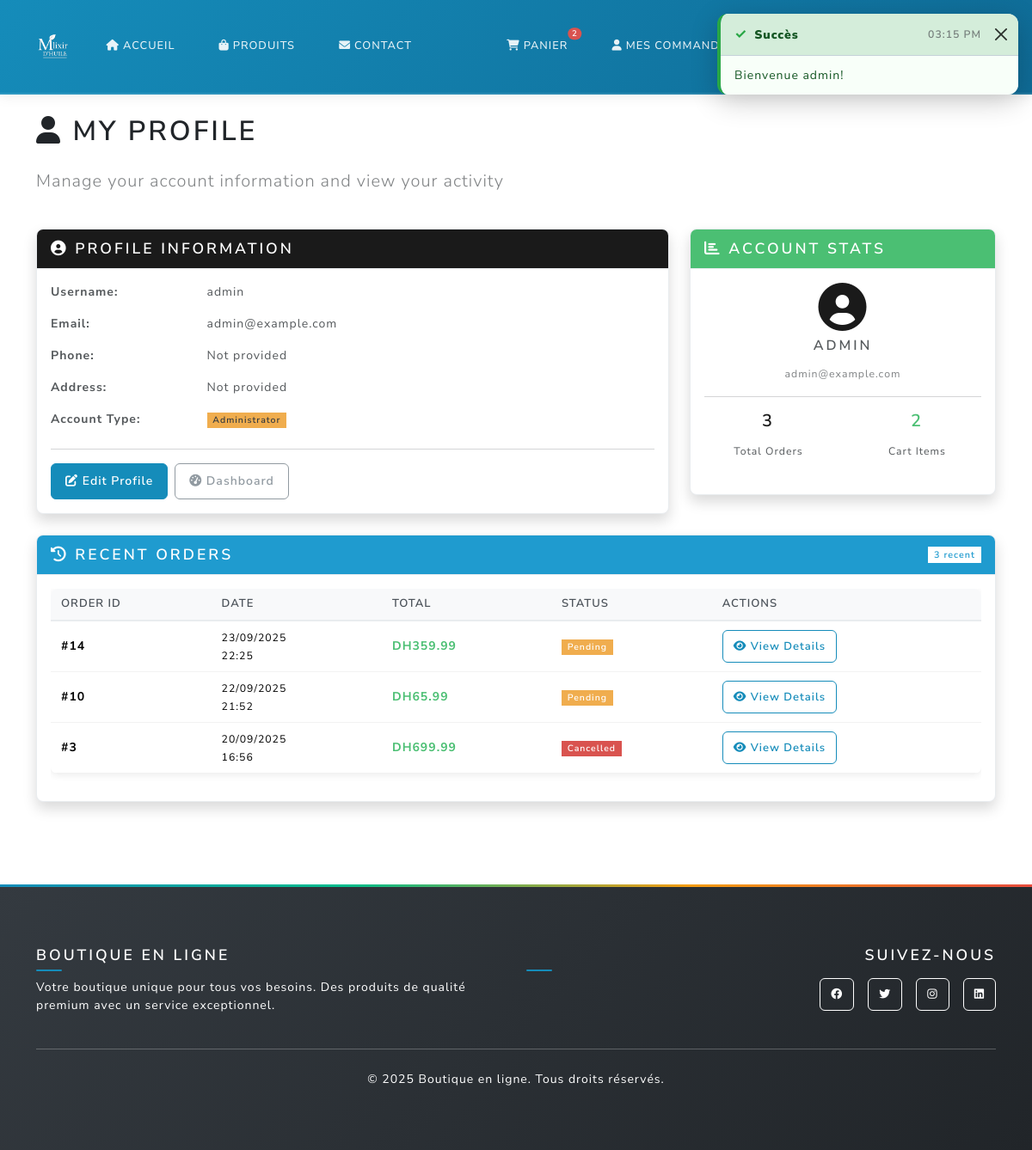
The app's page /profile (signed in), older data.
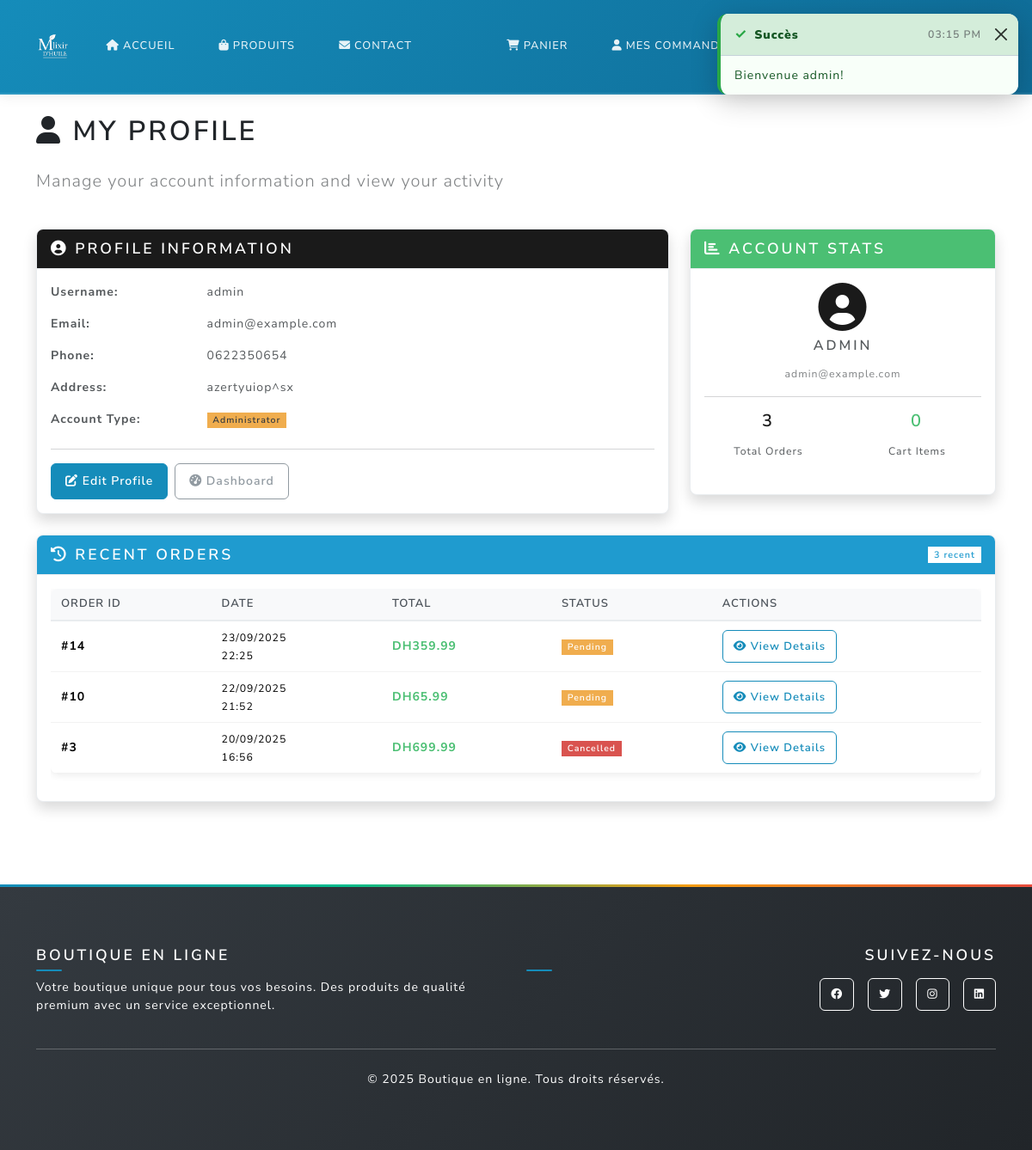
The same page, newer data.
### main.py (models this page shows)
class User(UserMixin, db.Model):
    id = db.Column(db.Integer, primary_key=True)
    username = db.Column(db.String(80), unique=True, nullable=False)
    email = db.Column(db.String(120), unique=True, nullable=False)
    password_hash = db.Column(db.String(120), nullable=False)
    phone = db.Column(db.String(20), nullable=True)
    address = db.Column(db.Text, nullable=True)
    is_admin = db.Column(db.Boolean, default=False)
    orders = db.relationship('Order', backref='user', lazy=True)

### main.py (the view)
@app.route('/profile')
@login_required
def profile():
    orders_count = Order.query.filter_by(user_id=current_user.id).count()
    recent_orders = Order.query.filter_by(user_id=current_user.id)\
        .order_by(Order.created_at.desc()).limit(5).all()
    return render_template('profile.html',
                         user=current_user,
                         orders_count=orders_count,
                         recent_orders=recent_orders)

### main.py (called while the page is built, shortened)
@login_manager.user_loader
def load_user(user_id):
    return User.query.get(int(user_id))

@app.context_processor
def inject_toast_messages():
    toast_message = session.pop('toast_message', None)
    toast_type = session.pop('toast_type', None)
    return {
        'toast_message': toast_message,
        'toast_type': toast_type or 'info'
    }

@app.context_processor
def inject_cart_count():
    if current_user.is_authenticated:
        try:
            from sqlalchemy import inspect
            inspector = inspect(db.engine)
            if 'cart' in inspector.get_table_names():
                cart_count = Cart.query.filter_by(user_id=current_user.id).count()
                cart_total_quantity = db.session.query(db.func.sum(Cart.quantity))\
                    .filter_by(user_id=current_user.id).scalar() or 0
                return {
                    'cart_count': cart_count,
                    'cart_total_quantity': int(cart_total_quantity)
                }
        except Exception:
            pass
    return {'cart_count': 0, 'cart_total_quantity': 0}

def get_shipping_settings():
    settings = ShippingSettings.query.first()
    return settings

### templates/profile.html (shortened to what the changed rows need)
{% extends "base.html" %}
{% block content %}
<div class="container py-4">
  <div class="row">
    <div class="col-12">
      <h1 class="mb-4"><i class="fas fa-user"></i> My Profile</h1>
    </div>
  </div>
  <div class="row mb-4">
    <div class="col-md-8">
      <div class="card shadow">
        <div class="card-body">
          <div class="row mb-3">
            <div class="col-sm-3">
              <strong>Username:</strong>
            </div>
            <div class="col-sm-9">{{ user.username }}</div>
          </div>
          <div class="row mb-3">
            <div class="col-sm-3">
              <strong>Email:</strong>
            </div>
            <div class="col-sm-9">{{ user.email }}</div>
          </div>
          <div class="row mb-3">
            <div class="col-sm-3">
              <strong>Phone:</strong>
            </div>
            <div class="col-sm-9">{{ user.phone or 'Not provided' }}</div>
          </div>
          <div class="row mb-3">
            <div class="col-sm-3">
              <strong>Address:</strong>
            </div>
            <div class="col-sm-9">{{ user.address or 'Not provided' }}</div>
          </div>
        </div>
      </div>
    </div>
    <div class="col-md-4">
      <div class="card shadow">
        <div class="card-body">
          <div class="text-center mb-3">
            <i class="fas fa-user-circle fa-4x text-primary mb-2"></i>
            <h6>{{ user.username }}</h6>
            <small class="text-muted">{{ user.email }}</small>
          </div>
          <div class="row text-center">
            <div class="col-6">
              <h4 class="text-success">{{ cart_total_quantity|default(0) }}</h4>
              <small>Cart Items</small>
            </div>
          </div>
        </div>
      </div>
    </div>
  </div>
  <div class="row">
    <div class="col-12">
      <div class="card shadow">
        <div class="card-body">
          {% if recent_orders %}
          <div class="table-responsive">
            <table class="table table-hover">
              <thead>
                <tr>
                  <th>Order ID</th>
                  <th>Date</th>
                  <th>Total</th>
                  <th>Status</th>
                  <th>Actions</th>
                </tr>
              </thead>
            </table>
          </div>
          {% endif %}
        </div>
      </div>
    </div>
  </div>
</div>
{% endblock %}

Row changes from the older to the newer data that the page shows:
changed User "ADMIN": phone "Not provided" → "0622350654"; address "Not provided" → "azertyuiop^sx"
Text that changed along with them:
{{ cart_total_quantity|default(0) }}: "2" → "0"
{{ cart_total_quantity }}: "2" → (not shown)
